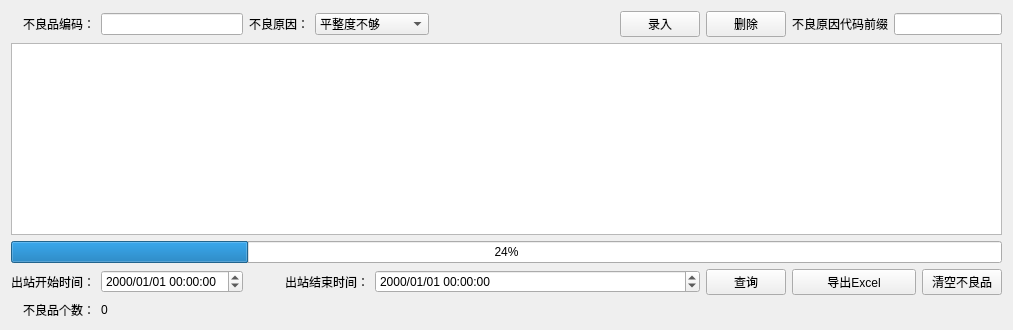
          <widget class="QWidget" name="tabNGInput">
           <attribute name="title">
            <string>不良品录入</string>
           </attribute>
           <layout class="QGridLayout" name="gridLayout_27">
            <item row="0" column="0">
             <widget class="QLabel" name="label_179">
              <property name="text">
               <string>不良品编码：</string>
              </property>
              <property name="alignment">
               <set>Qt::AlignRight|Qt::AlignTrailing|Qt::AlignVCenter</set>
              </property>
             </widget>
            </item>
            <item row="0" column="1">
             <widget class="QLineEdit" name="leNGbarCode"/>
            </item>
            <item row="0" column="2">
             <widget class="QLabel" name="label_180">
              <property name="text">
               <string>不良原因：</string>
              </property>
              <property name="alignment">
               <set>Qt::AlignRight|Qt::AlignTrailing|Qt::AlignVCenter</set>
              </property>
             </widget>
            </item>
            <item row="0" column="3" colspan="2">
             <widget class="QComboBox" name="cmbNGreason">
              <item>
               <property name="text">
                <string>平整度不够</string>
               </property>
              </item>
              <item>
               <property name="text">
                <string>圆加工尺寸偏小</string>
               </property>
              </item>
              <item>
               <property name="text">
                <string>圆加工尺寸偏大</string>
               </property>
              </item>
              <item>
               <property name="text">
                <string>铣削深度偏小</string>
               </property>
              </item>
              <item>
               <property name="text">
                <string>铣削深度偏大</string>
               </property>
              </item>
             </widget>
            </item>
            <item row="0" column="5">
             <spacer name="horizontalSpacer_11">
              <property name="orientation">
               <enum>Qt::Horizontal</enum>
              </property>
              <property name="sizeHint" stdset="0">
               <size>
                <width>179</width>
                <height>20</height>
               </size>
              </property>
             </spacer>
            </item>
            <item row="0" column="6">
             <widget class="QPushButton" name="btAddNGrecord">
              <property name="text">
               <string>录入</string>
              </property>
             </widget>
            </item>
            <item row="0" column="7">
             <widget class="QPushButton" name="btDeletNGrecord">
              <property name="text">
               <string>删除</string>
              </property>
             </widget>
            </item>
            <item row="0" column="8">
             <widget class="QLabel" name="label_232">
              <property name="text">
               <string>不良原因代码前缀</string>
              </property>
             </widget>
            </item>
            <item row="0" column="9" colspan="2">
             <widget class="QLineEdit" name="leNGLeadCode"/>
            </item>
            <item row="1" column="0" colspan="11">
             <widget class="QTableView" name="tbvNotGood"/>
            </item>
            <item row="2" column="0" colspan="11">
             <widget class="QProgressBar" name="prgExportNGlog">
              <property name="value">
               <number>24</number>
              </property>
             </widget>
            </item>
            <item row="3" column="0">
             <widget class="QLabel" name="label_184">
              <property name="text">
               <string>出站开始时间：</string>
              </property>
              <property name="alignment">
               <set>Qt::AlignRight|Qt::AlignTrailing|Qt::AlignVCenter</set>
              </property>
             </widget>
            </item>
            <item row="3" column="1">
             <widget class="QDateTimeEdit" name="dteNGlogStart">
              <property name="sizePolicy">
               <sizepolicy hsizetype="Preferred" vsizetype="Fixed">
                <horstretch>0</horstretch>
                <verstretch>0</verstretch>
               </sizepolicy>
              </property>
              <property name="minimumSize">
               <size>
                <width>142</width>
                <height>20</height>
               </size>
              </property>
              <property name="displayFormat">
               <string>yyyy/MM/dd HH:mm:ss</string>
              </property>
             </widget>
            </item>
            <item row="3" column="2" colspan="2">
             <widget class="QLabel" name="label_183">
              <property name="text">
               <string> 出站结束时间：</string>
              </property>
              <property name="alignment">
               <set>Qt::AlignRight|Qt::AlignTrailing|Qt::AlignVCenter</set>
              </property>
             </widget>
            </item>
            <item row="3" column="4" colspan="3">
             <widget class="QDateTimeEdit" name="dteNGlogEnd">
              <property name="sizePolicy">
               <sizepolicy hsizetype="Preferred" vsizetype="Fixed">
                <horstretch>0</horstretch>
                <verstretch>0</verstretch>
               </sizepolicy>
              </property>
              <property name="minimumSize">
               <size>
                <width>142</width>
                <height>20</height>
               </size>
              </property>
              <property name="displayFormat">
               <string>yyyy/MM/dd HH:mm:ss</string>
              </property>
             </widget>
            </item>
            <item row="3" column="7">
             <widget class="QPushButton" name="btNGLogQuerry">
              <property name="text">
               <string>查询</string>
              </property>
             </widget>
            </item>
            <item row="3" column="8" colspan="2">
             <widget class="QPushButton" name="btNGlogsExport">
              <property name="text">
               <string>导出Excel</string>
              </property>
             </widget>
            </item>
            <item row="3" column="10">
             <widget class="QPushButton" name="btClearNGdata">
              <property name="text">
               <string>清空不良品</string>
              </property>
             </widget>
            </item>
            <item row="4" column="0">
             <widget class="QLabel" name="label_185">
              <property name="text">
               <string>不良品个数：</string>
              </property>
              <property name="alignment">
               <set>Qt::AlignRight|Qt::AlignTrailing|Qt::AlignVCenter</set>
              </property>
             </widget>
            </item>
            <item row="4" column="1">
             <widget class="QLabel" name="lbNoGoodNum">
              <property name="text">
               <string>0</string>
              </property>
             </widget>
            </item>
           </layout>
          </widget>
